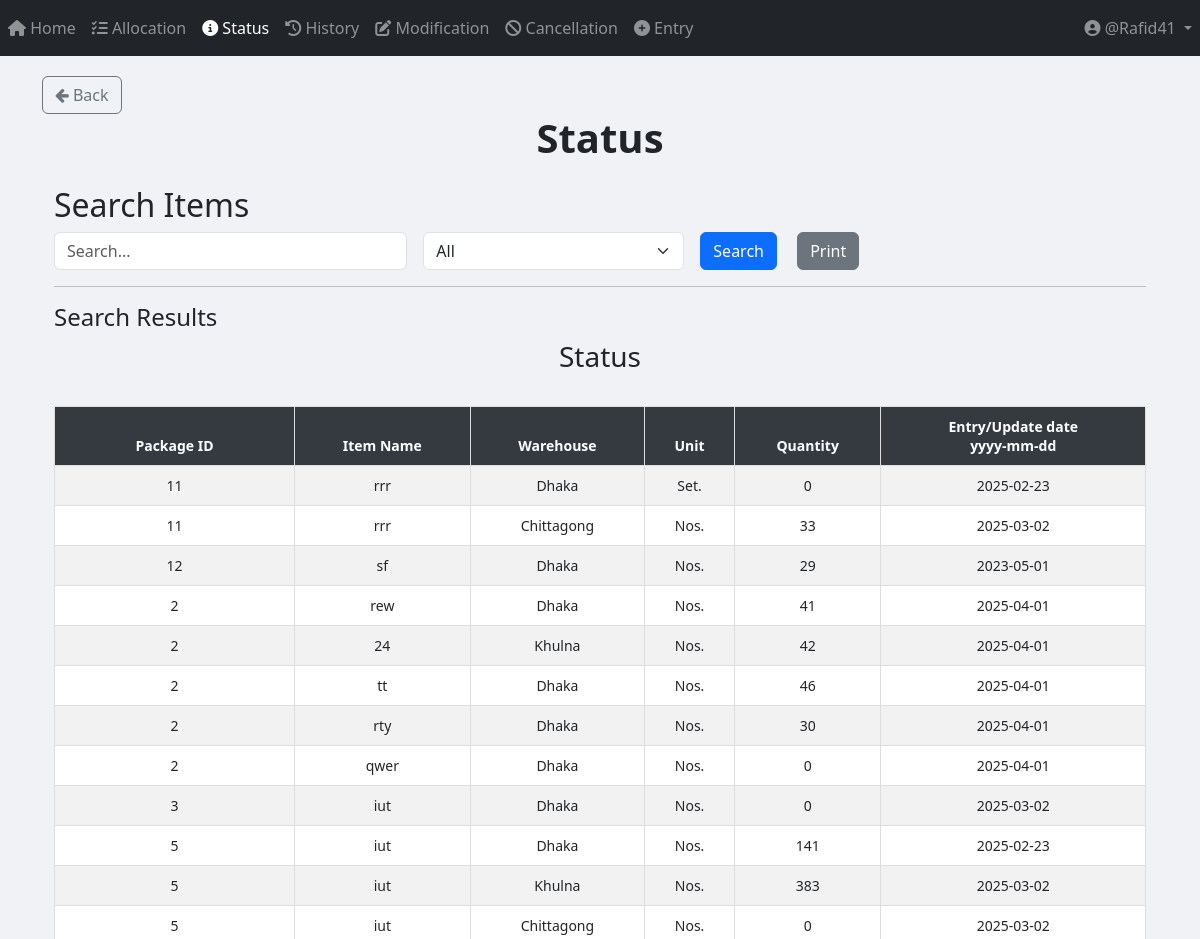
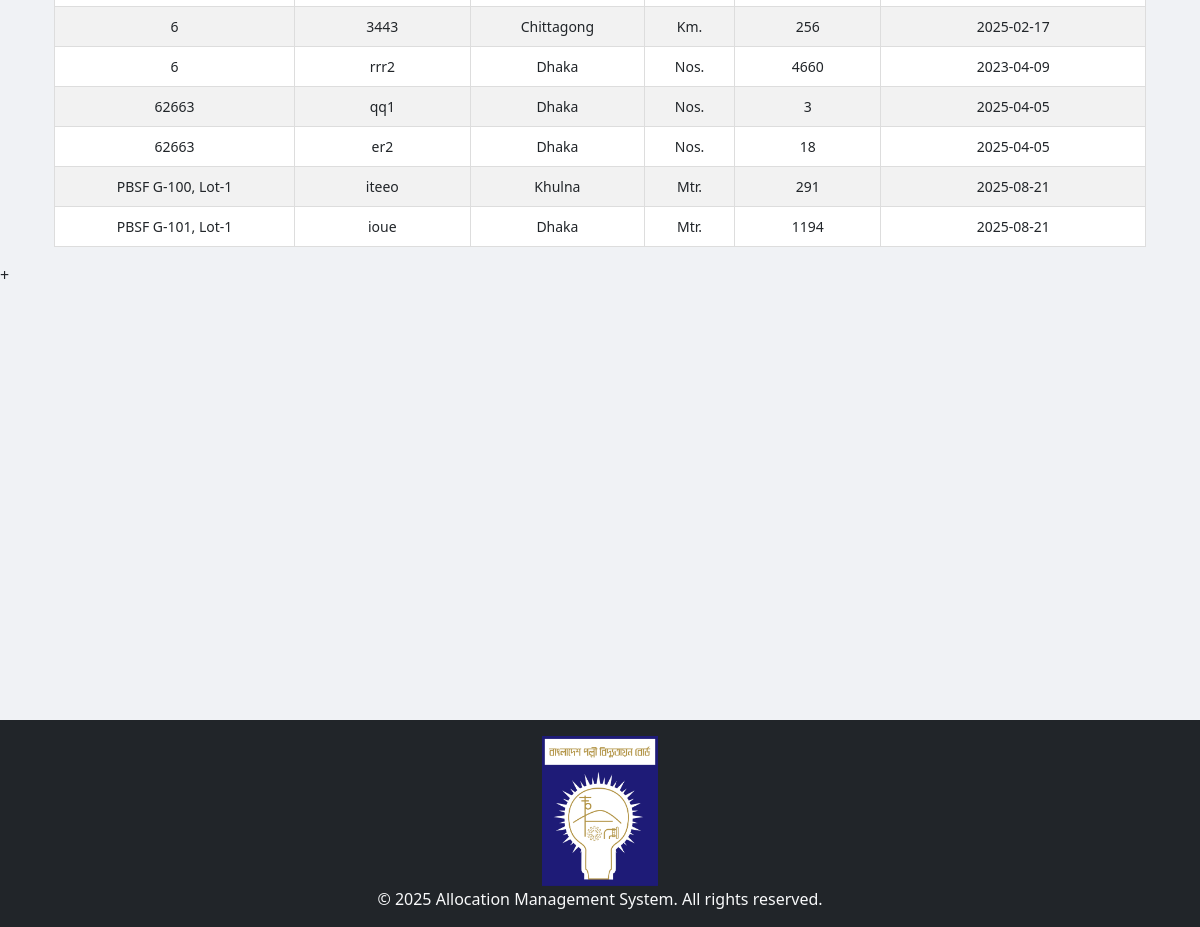
Screenshot of /status/ (signed in) with the database file from the repository (2 pictures, top to bottom).
### App_Entry/models.py (models this page shows, shortened)
class Item(models.Model):
    WAREHOUSE_CHOICES = [
        ("Dhaka", "Dhaka"),
        ("Khulna", "Khulna"),
        ("Chittagong", "Chittagong"),
    ]
    UNIT_CHOICES = [
        ("Nos.", "Nos."),
        ("Mtr.", "Mtr."),
        ("Km.", "Km."),
        ("Set.", "Set."),
        ("Pair.", "Pair."),
    ]
    name = models.CharField(max_length=255)
    description = models.TextField(blank=True, null=True)
    warehouse = models.CharField(
        max_length=50, choices=WAREHOUSE_CHOICES, default="Dhaka"
    )
    unit_of_item = models.CharField(
        max_length=10, choices=UNIT_CHOICES, default="Nos."
    )  # Updated field
    unit_price = models.DecimalField(max_digits=15, decimal_places=2, default=0.00)
    quantity_of_item = models.BigIntegerField(default=0)
    package = models.ForeignKey(
        Package,
        on_delete=models.SET_NULL,
        related_name="package_of_item",
        null=True,
    )
    created_at = models.DateTimeField(default=timezone.now)

class Package(models.Model):
    packageId = models.TextField(unique=True)

### App_Status/views.py (the view, shortened to what this page needs)
# urls.py: path("", views.status_page, name="status_page"),
def status_page(request):
    query = request.GET.get("query", "").strip()  # Strip leading/trailing whitespaces from query input
    filter_by = request.GET.get("filter_by", "All")
    date_filter = request.GET.get("date", "")
    items = Item.objects.all()
    if filter_by == "Entry/Update date" and date_filter:
        try:
            date_obj = datetime.strptime(date_filter, "%Y-%m-%d")
            items = items.filter(created_at__date=date_obj.date())
        except ValueError:
            pass  # If the date format is invalid, ignore the filter
    items = items.order_by("package__packageId")
    return render(
        request,
        "App_Status/status.html",
        {
            "items": items,
            "query": query,
            "filter_by": filter_by,
            "date_filter": date_filter,
        },
    )

### templates/App_Status/status.html (shortened to what this page needs)
{% extends 'base.html' %}
{% load crispy_forms_tags %}
{% load static %}
{% block body_block %}
<a href="{% url 'App_Home:home_page' %}" class="btn btn-outline-secondary">
    <i class="fa fa-arrow-left"></i> Back
</a>
<center><h1><b> Status </b></h1></center>
<div class="container mt-4">
    <h2>Search Items</h2>
    <form method="GET" action="{% url 'App_Status:status_page' %}" class="row g-3">
        <div class="col-md-4">
            <input type="text" name="query" id="searchQuery" class="form-control" placeholder="Search..." value="{{ query }}">
        </div>
        <div class="col-md-3">
            <select name="filter_by" id="filterDropdown" class="form-select" onchange="toggleInputFields()">
                <option value="All" {% if filter_by == "All" %}selected{% endif %}>All</option>
            </select>
        </div>
        <div class="col-md-2">
            <button type="submit" class="btn btn-primary me-3">Search</button>
            <button type="button" class="btn btn-secondary" onclick="printResults()">Print</button>
        </div>
    </form>
    <hr>
    <h4>Search Results</h4>
    <div id="printableArea" class="table-responsive">
        <h3 class="text-center">Status</h3>
        <br>
        <table class="table table-bordered table-striped table-hover">
            <thead class="table-dark sticky-top">
                <tr>
                    <th>Package ID</th>
                    <th>Item Name</th>
                    <th>Warehouse</th>
                    <th>Unit</th>
                    <th>Quantity</th>
                    <th>Entry/Update date <center>yyyy-mm-dd</center></th>
                </tr>
            </thead>
            <tbody>
                {% if items %}
                    {% for item in items %}
                    <tr>
                        <td>{{ item.package.packageId }}</td>
                        <td>{{ item.name }}</td>
                        <td>{{ item.warehouse }}</td>
                        <td>{{ item.unit_of_item }}</td>
                        <td>{{ item.quantity_of_item }}</td>
                        <td>{{ item.created_at | date:"Y-m-d" }}</td>
                    </tr>
                    {% endfor %}
                {% else %}
                    <tr>
                        <td colspan="7" class="text-center text-danger">No matching data found</td>
                    </tr>
                {% endif %}
            </tbody>
        </table>
    </div>
</div>
{% endblock %}

### templates/partials/navbar.html (shortened to what this page needs)
<nav class="navbar navbar-expand-sm navbar-dark bg-dark">
    <div class="collapse navbar-collapse" id="navbarNavDropdown">
        <ul class="navbar-nav mr-auto">
            {% if user.is_authenticated %}
                <li class="nav-item {% if request.resolver_match.url_name == 'home_page' %}active{% endif %}">
                    <a class="nav-link" href="{% url 'App_Home:home_page' %}">
                        <i class="fas fa-home"></i> Home
                    </a>
                </li>
                <li class="nav-item {% if request.resolver_match.url_name == 'allocation_page' %}active{% endif %}">
                    <a class="nav-link" href="{% url 'App_Allocation:allocation_page' %}">
                        <i class="fas fa-tasks"></i> Allocation
                    </a>
                </li>
                <li class="nav-item {% if request.resolver_match.url_name == 'status_page' %}active{% endif %}">
                    <a class="nav-link" href="{% url 'App_Status:status_page' %}">
                        <i class="fas fa-info-circle"></i> Status
                    </a>
                </li>
                <li class="nav-item {% if request.resolver_match.url_name == 'history_page' %}active{% endif %}">
                    <a class="nav-link" href="{% url 'App_History:history_page' %}">
                        <i class="fas fa-history"></i> History
                    </a>
                </li>
                <li class="nav-item {% if request.resolver_match.url_name == 'modification_menu' %}active{% endif %}">
                    <a class="nav-link" href="{% url 'App_Modification:modification_menu' %}">
                        <i class="fas fa-edit"></i> Modification
                    </a>
                </li>
                <li class="nav-item {% if request.resolver_match.url_name == 'cancellation' %}active{% endif %}">
                    <a class="nav-link" href="{% url 'App_Cancellation:cancellation' %}">
                        <i class="fas fa-ban"></i> Cancellation
                    </a>
                </li>
                <li class="nav-item {% if request.resolver_match.url_name == 'entry_page' %}active{% endif %}">
                    <a class="nav-link" href="{% url 'App_Entry:entry_page' %}">
                        <i class="fas fa-plus-circle"></i> Entry
                    </a>
                </li>
            {% endif %}
        </ul>
        <ul class="navbar-nav">
            {% if user.is_authenticated %}
                <li class="nav-item dropdown">
                    <a class="nav-link dropdown-toggle" href="#" id="userDropdown" role="button" data-toggle="dropdown">
                        <i class="fas fa-user-circle"></i> @{{ user.username }}
                    </a>
                </li>
            {% endif %}
        </ul>
    </div>
</nav>

### templates/App_Status/status.html (style rules this page uses)
.table { font-size: 14px; text-align: center; }
.sticky-top { position: sticky; top: 0; z-index: 1020; }
.table-dark th { background-color: #343a40 !important; color: white !important; }
.table-bordered th, .table-bordered td { border: 1px solid #ddd !important; padding: 10px; }

### templates/partials/footer.html (style rules this page uses)
html, body { height: 100%; margin: 0; }

### rows the page displays
Item: package.packageId "11", name "rrr", warehouse "Dhaka", unit_of_item "Set.", quantity_of_item "0", created_at "2025-02-23"
Item: package.packageId "11", name "rrr", warehouse "Chittagong", unit_of_item "Nos.", quantity_of_item "33", created_at "2025-03-02"
Item: package.packageId "12", name "sf", warehouse "Dhaka", unit_of_item "Nos.", quantity_of_item "29", created_at "2023-05-01"
Item: package.packageId "2", name "rew", warehouse "Dhaka", unit_of_item "Nos.", quantity_of_item "41", created_at "2025-04-01"
Item: package.packageId "2", name "24", warehouse "Khulna", unit_of_item "Nos.", quantity_of_item "42", created_at "2025-04-01"
Item: package.packageId "2", name "tt", warehouse "Dhaka", unit_of_item "Nos.", quantity_of_item "46", created_at "2025-04-01"
Item: package.packageId "2", name "rty", warehouse "Dhaka", unit_of_item "Nos.", quantity_of_item "30", created_at "2025-04-01"
Item: package.packageId "2", name "qwer", warehouse "Dhaka", unit_of_item "Nos.", quantity_of_item "0", created_at "2025-04-01"
Item: package.packageId "3", name "iut", warehouse "Dhaka", unit_of_item "Nos.", quantity_of_item "0", created_at "2025-03-02"
Item: package.packageId "5", name "iut", warehouse "Dhaka", unit_of_item "Nos.", quantity_of_item "141", created_at "2025-02-23"
Item: package.packageId "5", name "iut", warehouse "Khulna", unit_of_item "Nos.", quantity_of_item "383", created_at "2025-03-02"
Item: package.packageId "5", name "iut", warehouse "Chittagong", unit_of_item "Nos.", quantity_of_item "0", created_at "2025-03-02"
Item: package.packageId "6", name "3443", warehouse "Chittagong", unit_of_item "Km.", quantity_of_item "256", created_at "2025-02-17"
Item: package.packageId "6", name "rrr2", warehouse "Dhaka", unit_of_item "Nos.", quantity_of_item "4660", created_at "2023-04-09"
Item: package.packageId "62663", name "qq1", warehouse "Dhaka", unit_of_item "Nos.", quantity_of_item "3", created_at "2025-04-05"
Item: package.packageId "62663", name "er2", warehouse "Dhaka", unit_of_item "Nos.", quantity_of_item "18", created_at "2025-04-05"
Item: package.packageId "PBSF G-100, Lot-1", name "iteeo", warehouse "Khulna", unit_of_item "Mtr.", quantity_of_item "291", created_at "2025-08-21"
Item: package.packageId "PBSF G-101, Lot-1", name "ioue", warehouse "Dhaka", unit_of_item "Mtr.", quantity_of_item "1194", created_at "2025-08-21"

### other values shown
{{ user.username }} "Rafid41"
